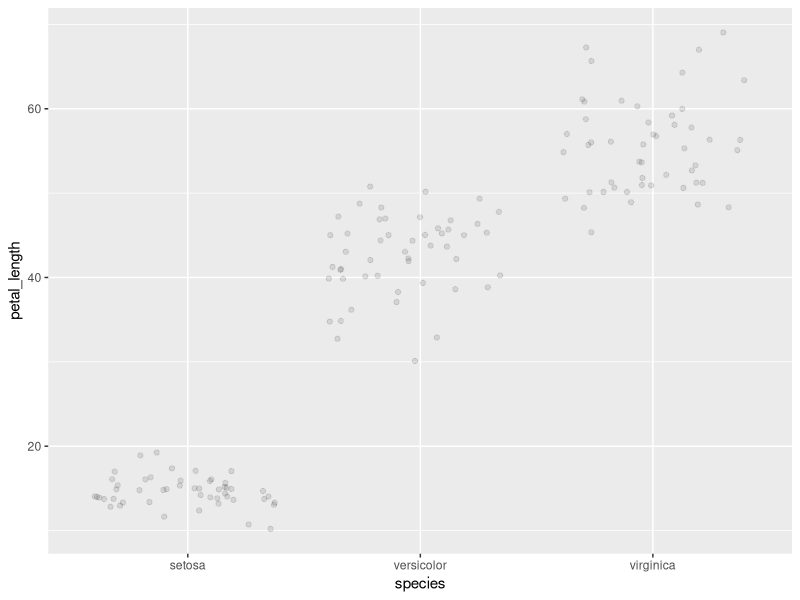
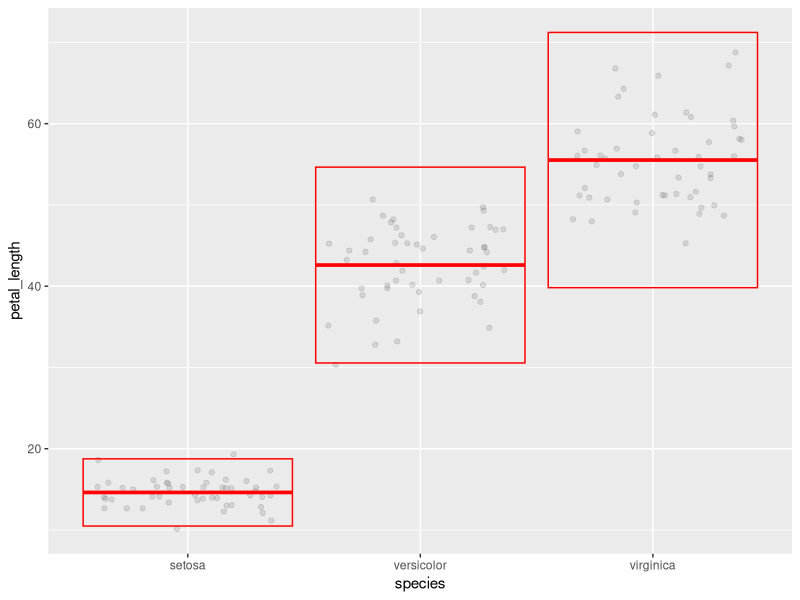
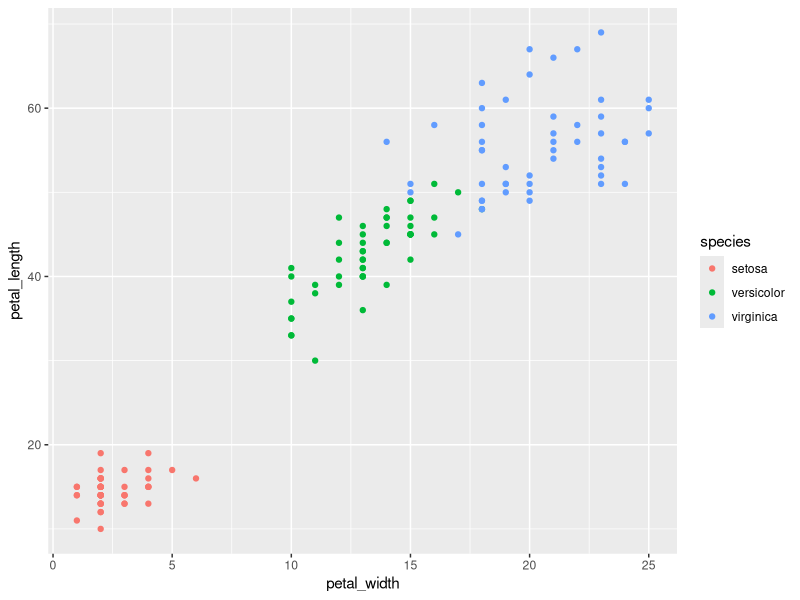

Write R code to recreate these figures, in order.

# Loading packages --------------------------------------------------------

library(tidyverse)

# Assignment --------------------------------------------------------------

iris <- as_tibble(iris)

# Question #1

iris1 <- rename(iris, sepal_length = Sepal.Length, sepal_width = Sepal.Width, petal_length = Petal.Length, petal_width = Petal.Width, species = Species) 

# Question #2

iris2 <- mutate(iris1, sepal_length = sepal_length * 10, sepal_width = sepal_width * 10, petal_length = petal_length * 10, petal_width = petal_width * 10)

# Question #3

iris3.1 <- mutate(iris2, petal_area = petal_width * petal_length, sepal_area = sepal_width * sepal_length)

iris3.2 <- select(iris3.1, -petal_width, -petal_length, -sepal_length, -sepal_width)

# Question #4

iris4.1 <- select(iris2, -petal_width, -petal_length, -sepal_width, -species)

iris4.2 <- summarize(iris4.1, mean_length = mean(sepal_length), maximum_length = max(sepal_length), minimum_length = min(sepal_length), range_length = max(sepal_length) - min(sepal_length), median_length = median(sepal_length), first_quantile = quantile(sepal_length, .25), third_quantile = quantile(sepal_length, .75), interquartile_range = IQR(sepal_length))

# Question #5

iris5.1 <- select(iris2, -sepal_length, -petal_length, -sepal_width)

iris5.2 <- group_by(iris5.1, species)

iris5.3 <- summarize(iris5.2, sample_size = n(), mean_width = mean(petal_width), standard_deviation = sd(petal_width), variance = var(petal_width), sem = mean(petal_width) / sqrt(sample_size), UCI = mean(petal_width) + (sem * 2), LCI = mean(petal_width) - (sem * 2))

# Question #6

iris6.1 <- select(iris3.1, -petal_width, -petal_area, -sepal_area, -sepal_length, -sepal_width)

ggplot(data = iris6.1) +
  geom_jitter(mapping = aes(x = species, y = petal_length), alpha = .1)

# Question #7

iris7.1 <- select(iris2, -sepal_length, -petal_width, -sepal_width)

iris7.2 <- group_by(iris7.1, species)

iris7.3 <- summarize(iris7.2, sample_size = n(), mean_length = mean(petal_length), standard_deviation = sd(petal_length), variance = var(petal_length), sem = mean(petal_length) / sqrt(sample_size), UCI = mean(petal_length) + (sem * 2), LCI = mean(petal_length) - (sem * 2))

iris7.4 <- select(iris7.3, -sample_size, -standard_deviation, -variance, -sem)

ggplot(data = iris6.1) +
  geom_jitter(mapping = aes(x = species, y = petal_length), alpha = .1) +
  geom_crossbar(
    data = iris7.4, 
    mapping = aes(x = species, y = mean_length, ymax = UCI, ymin = LCI),
    color = "red"
  )

# Question #8

iris8.1 <- select(iris2, -sepal_length, -sepal_width)

ggplot(data = iris8.1) +
  geom_point(mapping = aes(x = petal_width, y = petal_length, color = species))
